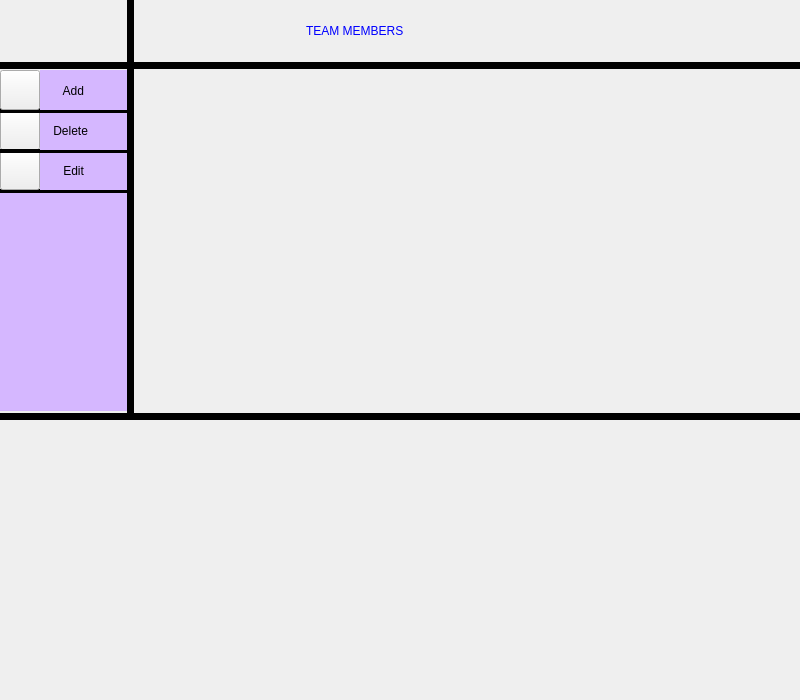
<?xml version="1.0" encoding="UTF-8"?>
<ui version="4.0">
 <class>personUi</class>
 <widget class="QWidget" name="personUi">
  <property name="geometry">
   <rect>
    <x>0</x>
    <y>0</y>
    <width>800</width>
    <height>700</height>
   </rect>
  </property>
  <property name="windowTitle">
   <string>Form</string>
  </property>
  <widget class="QLabel" name="label_21">
   <property name="geometry">
    <rect>
     <x>0</x>
     <y>189</y>
     <width>131</width>
     <height>3</height>
    </rect>
   </property>
   <property name="styleSheet">
    <string notr="true">background-color: rgb(0, 0, 0);</string>
   </property>
   <property name="text">
    <string/>
   </property>
  </widget>
  <widget class="QLabel" name="label_26">
   <property name="geometry">
    <rect>
     <x>0</x>
     <y>190</y>
     <width>131</width>
     <height>3</height>
    </rect>
   </property>
   <property name="styleSheet">
    <string notr="true">background-color: rgb(0, 0, 0);</string>
   </property>
   <property name="text">
    <string/>
   </property>
  </widget>
  <widget class="QLabel" name="label_2">
   <property name="geometry">
    <rect>
     <x>0</x>
     <y>-6</y>
     <width>61</width>
     <height>71</height>
    </rect>
   </property>
   <property name="accessibleName">
    <string/>
   </property>
   <property name="accessibleDescription">
    <string/>
   </property>
   <property name="styleSheet">
    <string notr="true">image: url(:/Login/Login24.png);</string>
   </property>
   <property name="text">
    <string/>
   </property>
   <property name="buddy">
    <cstring></cstring>
   </property>
  </widget>
  <widget class="QLabel" name="label_lastname">
   <property name="geometry">
    <rect>
     <x>240</x>
     <y>280</y>
     <width>151</width>
     <height>51</height>
    </rect>
   </property>
   <property name="text">
    <string/>
   </property>
  </widget>
  <widget class="QLabel" name="label_5">
   <property name="geometry">
    <rect>
     <x>0</x>
     <y>413</y>
     <width>811</width>
     <height>7</height>
    </rect>
   </property>
   <property name="styleSheet">
    <string notr="true">background-color: rgb(0, 0, 0);</string>
   </property>
   <property name="text">
    <string/>
   </property>
  </widget>
  <widget class="QLabel" name="label_12">
   <property name="geometry">
    <rect>
     <x>310</x>
     <y>0</y>
     <width>81</width>
     <height>71</height>
    </rect>
   </property>
   <property name="styleSheet">
    <string notr="true">image: url(:/Login/Login29.png);</string>
   </property>
   <property name="text">
    <string/>
   </property>
  </widget>
  <widget class="QLabel" name="label_20">
   <property name="geometry">
    <rect>
     <x>-3</x>
     <y>190</y>
     <width>131</width>
     <height>221</height>
    </rect>
   </property>
   <property name="styleSheet">
    <string notr="true">background-color: rgb(213, 183, 255);
font: 700 12pt &quot;Segoe UI&quot;;</string>
   </property>
   <property name="text">
    <string/>
   </property>
  </widget>
  <widget class="QLabel" name="label_15">
   <property name="geometry">
    <rect>
     <x>510</x>
     <y>0</y>
     <width>81</width>
     <height>71</height>
    </rect>
   </property>
   <property name="styleSheet">
    <string notr="true">image: url(:/Login/Login29.png);</string>
   </property>
   <property name="text">
    <string/>
   </property>
  </widget>
  <widget class="QLabel" name="label_9">
   <property name="geometry">
    <rect>
     <x>170</x>
     <y>0</y>
     <width>81</width>
     <height>71</height>
    </rect>
   </property>
   <property name="styleSheet">
    <string notr="true">image: url(:/Login/Login29.png);</string>
   </property>
   <property name="text">
    <string/>
   </property>
  </widget>
  <widget class="QLabel" name="label_6">
   <property name="geometry">
    <rect>
     <x>306</x>
     <y>0</y>
     <width>420</width>
     <height>61</height>
    </rect>
   </property>
   <property name="styleSheet">
    <string notr="true">color: rgb(0, 0, 255);
font: 900 italic 20pt &quot;Segoe UI&quot;;</string>
   </property>
   <property name="text">
    <string>TEAM MEMBERS</string>
   </property>
  </widget>
  <widget class="QLabel" name="label_13">
   <property name="geometry">
    <rect>
     <x>370</x>
     <y>0</y>
     <width>81</width>
     <height>71</height>
    </rect>
   </property>
   <property name="styleSheet">
    <string notr="true">image: url(:/Login/Login29.png);</string>
   </property>
   <property name="text">
    <string/>
   </property>
  </widget>
  <widget class="QLabel" name="label_14">
   <property name="geometry">
    <rect>
     <x>440</x>
     <y>0</y>
     <width>81</width>
     <height>71</height>
    </rect>
   </property>
   <property name="styleSheet">
    <string notr="true">image: url(:/Login/Login29.png);</string>
   </property>
   <property name="text">
    <string/>
   </property>
  </widget>
  <widget class="QLabel" name="label">
   <property name="geometry">
    <rect>
     <x>-20</x>
     <y>333</y>
     <width>851</width>
     <height>441</height>
    </rect>
   </property>
   <property name="styleSheet">
    <string notr="true">image: url(:/Login/Login23.png);</string>
   </property>
   <property name="text">
    <string/>
   </property>
  </widget>
  <widget class="QLabel" name="label_17">
   <property name="geometry">
    <rect>
     <x>130</x>
     <y>0</y>
     <width>51</width>
     <height>71</height>
    </rect>
   </property>
   <property name="styleSheet">
    <string notr="true">image: url(:/Login/Login29.png);</string>
   </property>
   <property name="text">
    <string/>
   </property>
  </widget>
  <widget class="QPushButton" name="pushButton_remove">
   <property name="geometry">
    <rect>
     <x>0</x>
     <y>110</y>
     <width>40</width>
     <height>40</height>
    </rect>
   </property>
   <property name="cursor">
    <cursorShape>OpenHandCursor</cursorShape>
   </property>
   <property name="styleSheet">
    <string notr="true">image: url(:/Login/Login21.png);</string>
   </property>
   <property name="text">
    <string/>
   </property>
  </widget>
  <widget class="QLabel" name="label_16">
   <property name="geometry">
    <rect>
     <x>580</x>
     <y>0</y>
     <width>81</width>
     <height>71</height>
    </rect>
   </property>
   <property name="styleSheet">
    <string notr="true">image: url(:/Login/Login29.png);</string>
   </property>
   <property name="text">
    <string/>
   </property>
  </widget>
  <widget class="QLabel" name="label_23">
   <property name="geometry">
    <rect>
     <x>0</x>
     <y>149</y>
     <width>131</width>
     <height>3</height>
    </rect>
   </property>
   <property name="styleSheet">
    <string notr="true">background-color: rgb(0, 0, 0);</string>
   </property>
   <property name="text">
    <string/>
   </property>
  </widget>
  <widget class="QLabel" name="label_22">
   <property name="geometry">
    <rect>
     <x>0</x>
     <y>108</y>
     <width>131</width>
     <height>3</height>
    </rect>
   </property>
   <property name="styleSheet">
    <string notr="true">background-color: rgb(0, 0, 0);</string>
   </property>
   <property name="text">
    <string/>
   </property>
  </widget>
  <widget class="QPushButton" name="pushButton_edit">
   <property name="geometry">
    <rect>
     <x>0</x>
     <y>150</y>
     <width>40</width>
     <height>40</height>
    </rect>
   </property>
   <property name="cursor">
    <cursorShape>OpenHandCursor</cursorShape>
   </property>
   <property name="styleSheet">
    <string notr="true">image: url(:/Login/Login22.png);</string>
   </property>
   <property name="text">
    <string/>
   </property>
  </widget>
  <widget class="QLabel" name="label_11">
   <property name="geometry">
    <rect>
     <x>240</x>
     <y>0</y>
     <width>81</width>
     <height>71</height>
    </rect>
   </property>
   <property name="styleSheet">
    <string notr="true">image: url(:/Login/Login29.png);</string>
   </property>
   <property name="text">
    <string/>
   </property>
  </widget>
  <widget class="QLabel" name="label_19">
   <property name="geometry">
    <rect>
     <x>40</x>
     <y>150</y>
     <width>88</width>
     <height>41</height>
    </rect>
   </property>
   <property name="styleSheet">
    <string notr="true">background-color: rgb(213, 183, 255);
color: rgb(0, 0, 0);
font: 700 12pt &quot;Segoe UI&quot;;</string>
   </property>
   <property name="text">
    <string>       Edit</string>
   </property>
  </widget>
  <widget class="QLabel" name="label_18">
   <property name="geometry">
    <rect>
     <x>40</x>
     <y>110</y>
     <width>88</width>
     <height>41</height>
    </rect>
   </property>
   <property name="styleSheet">
    <string notr="true">background-color: rgb(213, 183, 255);
color: rgb(0, 0, 0);
font: 700 12pt &quot;Segoe UI&quot;;</string>
   </property>
   <property name="text">
    <string>    Delete</string>
   </property>
  </widget>
  <widget class="QLabel" name="label_25">
   <property name="geometry">
    <rect>
     <x>0</x>
     <y>150</y>
     <width>131</width>
     <height>3</height>
    </rect>
   </property>
   <property name="styleSheet">
    <string notr="true">background-color: rgb(0, 0, 0);</string>
   </property>
   <property name="text">
    <string/>
   </property>
  </widget>
  <widget class="QLabel" name="label_10">
   <property name="geometry">
    <rect>
     <x>40</x>
     <y>70</y>
     <width>88</width>
     <height>41</height>
    </rect>
   </property>
   <property name="styleSheet">
    <string notr="true">background-color: rgb(213, 183, 255);
color: rgb(0, 0, 0);
border-color: rgb(0, 0, 0);
font: 700 12pt &quot;Segoe UI&quot;;</string>
   </property>
   <property name="text">
    <string>       Add</string>
   </property>
  </widget>
  <widget class="QPushButton" name="pushButton_add">
   <property name="geometry">
    <rect>
     <x>0</x>
     <y>70</y>
     <width>40</width>
     <height>40</height>
    </rect>
   </property>
   <property name="cursor">
    <cursorShape>OpenHandCursor</cursorShape>
   </property>
   <property name="styleSheet">
    <string notr="true">image: url(:/Login/Login20.png);
border-color: rgb(0, 0, 0);</string>
   </property>
   <property name="text">
    <string/>
   </property>
  </widget>
  <widget class="QLabel" name="label_4">
   <property name="geometry">
    <rect>
     <x>127</x>
     <y>-80</y>
     <width>7</width>
     <height>500</height>
    </rect>
   </property>
   <property name="styleSheet">
    <string notr="true">background-color: rgb(0, 0, 0);</string>
   </property>
   <property name="text">
    <string/>
   </property>
  </widget>
  <widget class="QLabel" name="label_27">
   <property name="geometry">
    <rect>
     <x>0</x>
     <y>110</y>
     <width>131</width>
     <height>3</height>
    </rect>
   </property>
   <property name="styleSheet">
    <string notr="true">background-color: rgb(0, 0, 0);</string>
   </property>
   <property name="text">
    <string/>
   </property>
  </widget>
  <widget class="QLabel" name="label_3">
   <property name="geometry">
    <rect>
     <x>-7</x>
     <y>62</y>
     <width>855</width>
     <height>7</height>
    </rect>
   </property>
   <property name="styleSheet">
    <string notr="true">background-color: rgb(0, 0, 0);</string>
   </property>
   <property name="text">
    <string/>
   </property>
  </widget>
  <widget class="QLabel" name="label_8">
   <property name="geometry">
    <rect>
     <x>650</x>
     <y>0</y>
     <width>81</width>
     <height>71</height>
    </rect>
   </property>
   <property name="styleSheet">
    <string notr="true">image: url(:/Login/Login29.png);</string>
   </property>
   <property name="text">
    <string/>
   </property>
  </widget>
  <widget class="QLabel" name="label_24">
   <property name="geometry">
    <rect>
     <x>720</x>
     <y>0</y>
     <width>81</width>
     <height>71</height>
    </rect>
   </property>
   <property name="styleSheet">
    <string notr="true">image: url(:/Login/Login29.png);</string>
   </property>
   <property name="text">
    <string/>
   </property>
  </widget>
  <widget class="QLabel" name="label_28">
   <property name="geometry">
    <rect>
     <x>0</x>
     <y>190</y>
     <width>131</width>
     <height>3</height>
    </rect>
   </property>
   <property name="styleSheet">
    <string notr="true">background-color: rgb(0, 0, 0);</string>
   </property>
   <property name="text">
    <string/>
   </property>
  </widget>
 </widget>
 <resources/>
 <connections/>
</ui>
